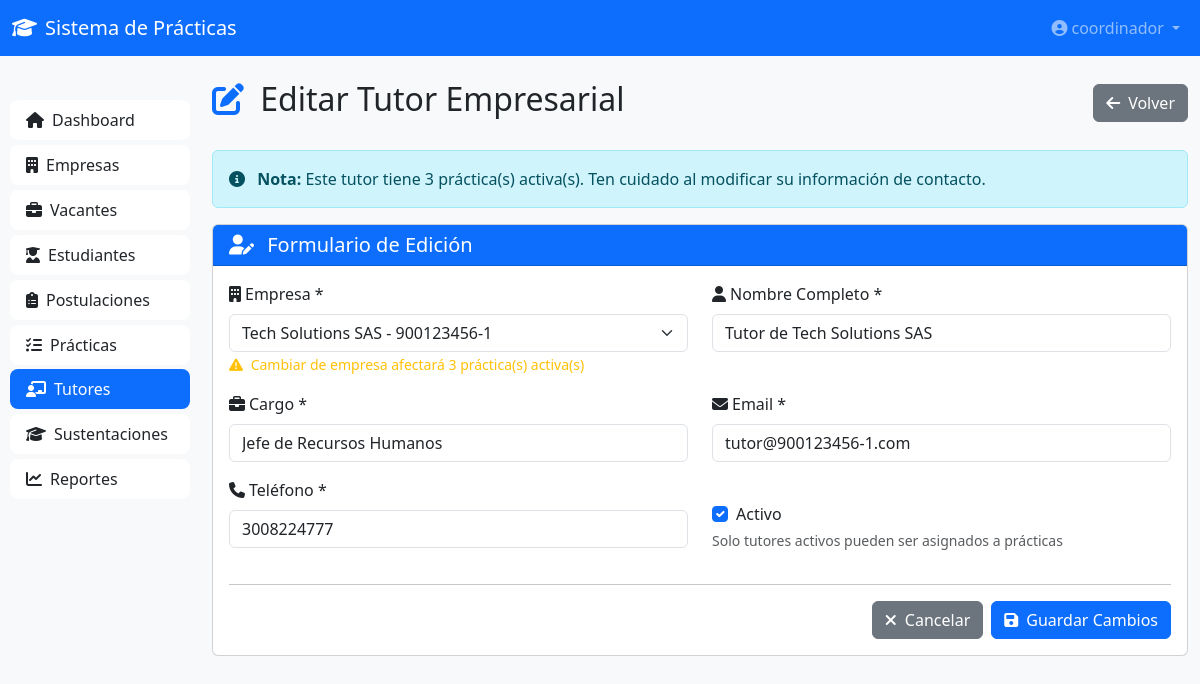
The page /tutores/1/editar/ (signed in) on the database its author committed.
### coordinacion/models.py (models this page shows, shortened)
class TutorEmpresarial(models.Model):
    empresa = models.ForeignKey(Empresa, on_delete=models.CASCADE, related_name='tutores')
    nombre_completo = models.CharField(max_length=200)
    cargo = models.CharField(max_length=100)
    email = models.EmailField()
    telefono = models.CharField(max_length=20)
    activo = models.BooleanField(default=True)
    fecha_registro = models.DateTimeField(auto_now_add=True)
    class Meta:
        verbose_name = 'Tutor Empresarial'
        verbose_name_plural = 'Tutores Empresariales'

### coordinacion/views.py (the view)
# urls.py: path('tutores/<int:tutor_id>/editar/', views.tutor_editar, name='tutor_editar'),
@coordinator_required
def tutor_editar(request, tutor_id):
    tutor = get_object_or_404(TutorEmpresarial, id=tutor_id)
    practicas_activas = PracticaEmpresarial.objects.filter(
        tutor_empresarial=tutor,
        estado='EN_CURSO'
    ).count()
    if request.method == 'POST':
        form = TutorEmpresarialForm(request.POST, instance=tutor)
        if form.is_valid():
            tutor = form.save()
            messages.success(
                request,
                f'✅ Tutor "{tutor.nombre_completo}" actualizado exitosamente'
            )
            return redirect('coordinacion:tutor_detalle', tutor_id=tutor.id)
        else:
            messages.error(request, '❌ Por favor corrige los errores en el formulario')
    else:
        form = TutorEmpresarialForm(instance=tutor)
    context = {
        'form': form,
        'tutor': tutor,
        'practicas_activas': practicas_activas,
    }
    return render(request, 'coordinacion/tutores/editar.html', context)

### coordinacion/models.py (called while the page is built)
    def __str__(self):
        return f"{self.razon_social} - {self.nit}"

### coordinacion/views.py (called while the page is built)
def coordinator_required(view_func):
    @wraps(view_func)
    def _wrapped_view(request, *args, **kwargs):
        if not request.user.is_authenticated:
            return redirect('coordinacion:login')
        if not hasattr(request.user, 'coordinador'):
            messages.error(request, 'Acceso denegado: se requiere rol Coordinador')
            return HttpResponseForbidden('Acceso denegado')
        return view_func(request, *args, **kwargs)
    return _wrapped_view

### coordinacion/templates/coordinacion/tutores/editar.html (shortened to what this page needs)
{% extends 'coordinacion/base.html' %}
{% load static %}
{% block content %}
<nav class="navbar navbar-expand-lg navbar-dark bg-primary">
    <div class="container-fluid">
        <a class="navbar-brand" href="{% url 'coordinacion:dashboard' %}">
            <i class="fas fa-graduation-cap me-2"></i>Sistema de Prácticas
        </a>
        <div class="collapse navbar-collapse">
            <ul class="navbar-nav ms-auto">
                <li class="nav-item dropdown">
                    <a class="nav-link dropdown-toggle" href="#" role="button" data-bs-toggle="dropdown">
                        <i class="fas fa-user-circle me-1"></i>{{ request.user.username }}
                    </a>
                </li>
            </ul>
        </div>
    </div>
</nav>
<div class="container-fluid mt-4">
    <div class="row">
        <div class="col-md-3 col-lg-2 sidebar">
            <div class="list-group">
                <a href="{% url 'coordinacion:dashboard' %}" class="list-group-item list-group-item-action">
                    <i class="fas fa-home me-2"></i>Dashboard
                </a>
                <a href="{% url 'coordinacion:empresas_lista' %}" class="list-group-item list-group-item-action">
                    <i class="fas fa-building me-2"></i>Empresas
                </a>
                <a href="{% url 'coordinacion:vacantes_lista' %}" class="list-group-item list-group-item-action">
                    <i class="fas fa-briefcase me-2"></i>Vacantes
                </a>
                <a href="{% url 'coordinacion:estudiantes_lista' %}" class="list-group-item list-group-item-action">
                    <i class="fas fa-user-graduate me-2"></i>Estudiantes
                </a>
                <a href="{% url 'coordinacion:postulaciones_lista' %}" class="list-group-item list-group-item-action">
                    <i class="fas fa-clipboard-list me-2"></i>Postulaciones
                </a>
                <a href="{% url 'coordinacion:practicas_lista' %}" class="list-group-item list-group-item-action">
                    <i class="fas fa-tasks me-2"></i>Prácticas
                </a>
                <a href="{% url 'coordinacion:tutores_lista' %}" class="list-group-item list-group-item-action active">
                    <i class="fas fa-chalkboard-teacher me-2"></i>Tutores
                </a>
                <a href="{% url 'coordinacion:sustentaciones_lista' %}" class="list-group-item list-group-item-action">
                    <i class="fas fa-graduation-cap me-2"></i>Sustentaciones
                </a>
                <a href="{% url 'coordinacion:reportes_dashboard' %}" class="list-group-item list-group-item-action">
                    <i class="fas fa-chart-line me-2"></i>Reportes
                </a>
            </div>
        </div>
        <div class="col-md-9 col-lg-10">
            <div class="d-flex justify-content-between align-items-center mb-4">
                <h2>
                    <i class="fas fa-edit me-2 text-primary"></i>
                    Editar Tutor Empresarial
                </h2>
                <a href="{% url 'coordinacion:tutor_detalle' tutor_id=tutor.id %}" class="btn btn-secondary">
                    <i class="fas fa-arrow-left me-2"></i>Volver
                </a>
            </div>
            {% if practicas_activas > 0 %}
                <div class="alert alert-info">
                    <i class="fas fa-info-circle me-2"></i>
                    <strong>Nota:</strong> Este tutor tiene {{ practicas_activas }} práctica(s) activa(s).
                    Ten cuidado al modificar su información de contacto.
                </div>
            {% endif %}
            <div class="card">
                <div class="card-header bg-primary text-white">
                    <h5 class="mb-0">
                        <i class="fas fa-user-edit me-2"></i>
                        Formulario de Edición
                    </h5>
                </div>
                <div class="card-body">
                    <form method="post">
                        <div class="row">
                            <div class="col-md-6 mb-3">
                                <label for="{{ form.empresa.id_for_label }}" class="form-label">
                                    <i class="fas fa-building me-1"></i>{{ form.empresa.label }} *
                                </label>
                                {{ form.empresa }}
                                {% if practicas_activas > 0 %}
                                    <small class="text-warning">
                                        <i class="fas fa-exclamation-triangle me-1"></i>
                                        Cambiar de empresa afectará {{ practicas_activas }} práctica(s) activa(s)
                                    </small>
                                {% endif %}
                            </div>
                            <div class="col-md-6 mb-3">
                                <label for="{{ form.nombre_completo.id_for_label }}" class="form-label">
                                    <i class="fas fa-user me-1"></i>{{ form.nombre_completo.label }} *
                                </label>
                                {{ form.nombre_completo }}
                            </div>
                        </div>
                        <div class="row">
                            <div class="col-md-6 mb-3">
                                <label for="{{ form.cargo.id_for_label }}" class="form-label">
                                    <i class="fas fa-briefcase me-1"></i>{{ form.cargo.label }} *
                                </label>
                                {{ form.cargo }}
                            </div>
                            <div class="col-md-6 mb-3">
                                <label for="{{ form.email.id_for_label }}" class="form-label">
                                    <i class="fas fa-envelope me-1"></i>{{ form.email.label }} *
                                </label>
                                {{ form.email }}
                            </div>
                        </div>
                        <div class="row">
                            <div class="col-md-6 mb-3">
                                <label for="{{ form.telefono.id_for_label }}" class="form-label">
                                    <i class="fas fa-phone me-1"></i>{{ form.telefono.label }} *
                                </label>
                                {{ form.telefono }}
                            </div>
                            <div class="col-md-6 mb-3">
                                <div class="form-check mt-4">
                                    {{ form.activo }}
                                    <label class="form-check-label" for="{{ form.activo.id_for_label }}">
                                        {{ form.activo.label }}
                                    </label>
                                </div>
                                <small class="text-muted">
                                    Solo tutores activos pueden ser asignados a prácticas
                                </small>
                            </div>
                        </div>
                        <hr>
                        <div class="d-flex justify-content-end gap-2">
                            <a href="{% url 'coordinacion:tutor_detalle' tutor_id=tutor.id %}" class="btn btn-secondary">
                                <i class="fas fa-times me-2"></i>Cancelar
                            </a>
                            <button type="submit" class="btn btn-primary">
                                <i class="fas fa-save me-2"></i>Guardar Cambios
                            </button>
                        </div>
                    </form>
                </div>
            </div>
        </div>
    </div>
</div>
{% endblock %}

### coordinacion/static/coordinacion/css/style.css (style rules this page uses)
:root { --primary-color: #0d6efd; --secondary-color: #6c757d; --success-color: #198754; --danger-color: #dc3545; --warning-color: #ffc107; --info-color: #0dcaf0; }
body { font-family: 'Segoe UI', Tahoma, Geneva, Verdana, sans-serif; background-color: #f8f9fa; }
.sidebar { background-color: #f8f9fa; min-height: calc(100vh - 56px); padding: 20px 10px; }
.sidebar .list-group-item { border: none; border-radius: 8px; margin-bottom: 5px; }
.sidebar .list-group-item.active { background-color: var(--primary-color); color: white; }

### rows shown on the page
TutorEmpresarial: empresa "Tech Solutions SAS - 900123456-1", nombre_completo "Tutor de Tech Solutions SAS", cargo "Jefe de Recursos Humanos", email "tutor@900123456-1.com", telefono "3008224777", activo "☑"

### other values the page prints
{{ request.user.username }} "coordinador"
{{ practicas_activas }} "3"
